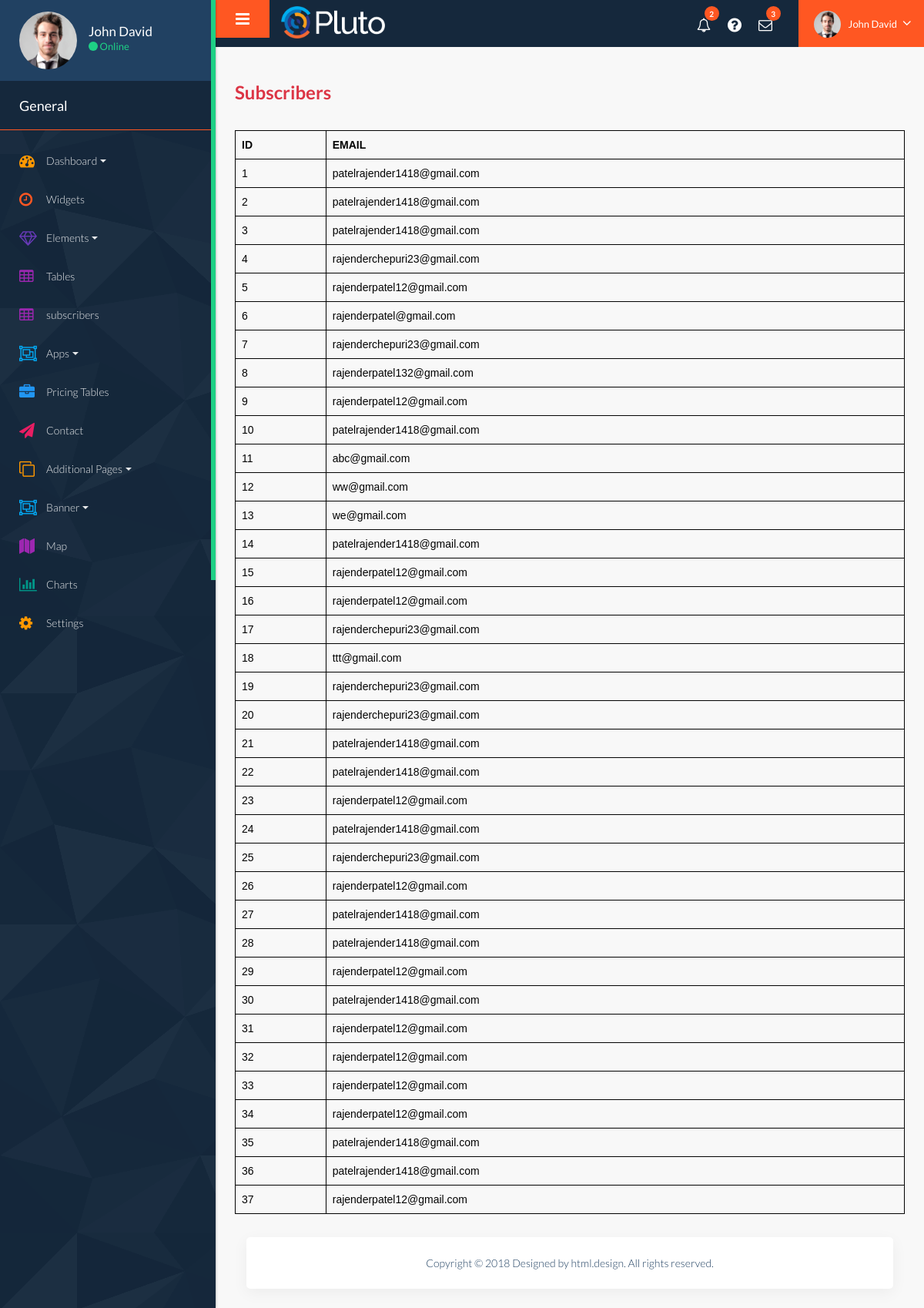
Screenshot of /datawork/subscribers with the database file from the repository.
### datawork/models.py (models this page shows, shortened)
class Subscriber(models.Model):
    email = models.EmailField()

### datawork/views.py (the view)
# urls.py: path('subscribers', views.subscribers, name="subscribers"),
def subscribers(r):
    return render(r, 'private/subscribers.html', {"form": Subscriber.objects.all()})

### markdia_project/template/private/subscribers.html (shortened to what this page needs)
{% extends 'private/base.html'%} {% block content %} {% load static %}
<!DOCTYPE html>
<html>
  <head>
  </head>
  <body>
    <br />
    <h2 class="text-danger">Subscribers</h2>
    <br />
    <table>
      <tr>
        <th>ID</th>
        <th>EMAIL</th>
      </tr>
      {% for S in form %}
      <tr>
        <td>{{S.id}}</td>
        <td>{{S.email}}</td>
      </tr>
      {% endfor %}
    </table>
  </body>
</html>
{% endblock %}

### markdia_project/template/private/base.html (shortened to what this page needs)
<!DOCTYPE html>
<html lang="en">
  {% load static %}
  <head>
    <link
      rel="stylesheet"
      href="{% static 'private/css/bootstrap.min.css' %}"
    />
    <link rel="stylesheet" href="{% static 'private/style.css' %}" />
    <link rel="stylesheet" href="{% static 'private/css/responsive.css' %}" />
    <link rel="stylesheet" href="{% static 'private/css/colors.css' %}" />
    <link
      rel="stylesheet"
      href="{% static 'private/css/bootstrap-select.css' %}"
    />
    <link
      rel="stylesheet"
      href="{% static 'private/css/perfect-scrollbar.css' %}"
    />
    <link rel="stylesheet" href="{% static 'private/css/custom.css' %}" />
    <link rel="stylesheet" href="{% static 'private/js/semantic.min.css' %}" />
  </head>
  <body class="inner_page map">
    <div class="full_container">
      <div class="inner_container">
        <nav id="sidebar">
          <div class="sidebar_blog_1">
            <div class="sidebar_user_info">
              <div class="user_profle_side">
                <div class="user_img">
                  <img
                    class="img-responsive"
                    src="{% static 'private/images/layout_img/user_img.jpg' %}"
                    alt="#"
                  />
                </div>
                <div class="user_info">
                  <h6>John David</h6>
                  <p><span class="online_animation"></span> Online</p>
                </div>
              </div>
            </div>
          </div>
          <div class="sidebar_blog_2">
            <h4>General</h4>
            <ul class="list-unstyled components">
              <li class="active">
                <a
                  href="#dashboard"
                  data-toggle="collapse"
                  aria-expanded="false"
                  class="dropdown-toggle"
                  ><i class="fa fa-dashboard yellow_color"></i>
                  <span>Dashboard</span></a
                >
              </li>
              <li>
                <a href="{% url 'widgets' %}"
                  ><i class="fa fa-clock-o orange_color"></i>
                  <span>Widgets</span></a
                >
              </li>
              <li>
                <a
                  href="#element"
                  data-toggle="collapse"
                  aria-expanded="false"
                  class="dropdown-toggle"
                  ><i class="fa fa-diamond purple_color"></i>
                  <span>Elements</span></a
                >
              </li>
              <li>
                <a href="{% url 'tables' %}"
                  ><i class="fa fa-table purple_color2"></i>
                  <span>Tables</span></a
                >
              </li>
              <li>
                <a href="{% url 'subscribers' %}"
                  ><i class="fa fa-table purple_color2"></i>
                  <span>subscribers</span></a
                >
              </li>
              <li>
                <a
                  href="#apps"
                  data-toggle="collapse"
                  aria-expanded="false"
                  class="dropdown-toggle"
                  ><i class="fa fa-object-group blue2_color"></i>
                  <span>Apps</span></a
                >
              </li>
              <li>
                <a href="{% url 'price' %}"
                  ><i class="fa fa-briefcase blue1_color"></i>
                  <span>Pricing Tables</span></a
                >
              </li>
              <li>
                <a href="{% url 'contact' %}">
                  <i class="fa fa-paper-plane red_color"></i>
                  <span>Contact</span></a
                >
              </li>
              <li class="active">
                <a
                  href="#additional_page"
                  data-toggle="collapse"
                  aria-expanded="false"
                  class="dropdown-toggle"
                  ><i class="fa fa-clone yellow_color"></i>
                  <span>Additional Pages</span></a
                >
              </li>
            <li>
              <a
                href="#banner"
                data-toggle="collapse"
                aria-expanded="false"
                class="dropdown-toggle"
                ><i class="fa fa-object-group blue2_color"></i>
                <span>Banner</span></a
              >
            </li>
              <li>
                <a href="{% url 'map' %}"
                  ><i class="fa fa-map purple_color2"></i> <span>Map</span></a
                >
              </li>
              <li>
                <a href="{% url 'charts' %}"
                  ><i class="fa fa-bar-chart-o green_color"></i>
                  <span>Charts</span></a
                >
              </li>
              <li>
                <a href="{% url 'settings' %}"
                  ><i class="fa fa-cog yellow_color"></i>
                  <span>Settings</span></a
                >
              </li>
            </ul>
          </div>
        </nav>
        <div id="content">
          <div class="topbar">
            <nav class="navbar navbar-expand-lg navbar-light">
              <div class="full">
                <button
                  type="button"
                  id="sidebarCollapse"
                  class="sidebar_toggle"
                >
                  <i class="fa fa-bars"></i>
                </button>
                <div class="logo_section">
                  <a href="{% url 'index' %}"
                    ><img
                      class="img-responsive"
                      src="{% static 'private/images/logo/logo.png' %}"
                      alt="#"
                  /></a>
                </div>
                <div class="right_topbar">
                  <div class="icon_info">
                    <ul>
                      <li>
                        <a href="#"
                          ><i class="fa fa-bell-o"></i
                          ><span class="badge">2</span></a
                        >
                      </li>
                      <li>
                        <a href="#"><i class="fa fa-question-circle"></i></a>
                      </li>
                      <li>
                        <a href="{% url 'email' %}"
                          ><i class="fa fa-envelope-o"></i
                          ><span class="badge">3</span></a
                        >
                      </li>
                    </ul>
                    <ul class="user_profile_dd">
                      <li>
                        <a class="dropdown-toggle" data-toggle="dropdown"
                          ><img
                            class="img-responsive rounded-circle"
                            src="{% static 'private/images/layout_img/user_img.jpg' %}"
                            alt="#"
                          /><span class="name_user">John David</span></a
                        >
                      </li>
                    </ul>
                  </div>
                </div>
              </div>
            </nav>
          </div>
{% block content %}
{% endblock %}
           <div class="container-fluid">
            <div class="footer">
              <p>
                Copyright © 2018 Designed by html.design. All rights reserved.
              </p>
            </div>
          </div>
        </div>
      </div>
    </div>
</body>
</html>

### datawork/static/private/css/perfect-scrollbar.css (style rules this page uses)
.ps { overflow: hidden !important; overflow-anchor: none; -ms-overflow-style: none; touch-action: auto; -ms-touch-action: auto; }

### markdia_project/template/private/subscribers.html (style rules this page uses)
table { font-family: arial, sans-serif; border-collapse: collapse; width: 100%; color: #030303; }
td, th { border: 1px solid #030303; text-align: left; padding: 8px; }

### rows the page displays
Subscriber: id "1", email "patelrajender1418@gmail.com"
Subscriber: id "2", email "patelrajender1418@gmail.com"
Subscriber: id "3", email "patelrajender1418@gmail.com"
Subscriber: id "4", email "rajenderchepuri23@gmail.com"
Subscriber: id "5", email "rajenderpatel12@gmail.com"
Subscriber: id "6", email "rajenderpatel@gmail.com"
Subscriber: id "7", email "rajenderchepuri23@gmail.com"
Subscriber: id "8", email "rajenderpatel132@gmail.com"
Subscriber: id "9", email "rajenderpatel12@gmail.com"
Subscriber: id "10", email "patelrajender1418@gmail.com"
Subscriber: id "11", email "abc@gmail.com"
Subscriber: id "12", email "ww@gmail.com"
Subscriber: id "13", email "we@gmail.com"
Subscriber: id "14", email "patelrajender1418@gmail.com"
Subscriber: id "15", email "rajenderpatel12@gmail.com"
Subscriber: id "16", email "rajenderpatel12@gmail.com"
Subscriber: id "17", email "rajenderchepuri23@gmail.com"
Subscriber: id "18", email "ttt@gmail.com"
Subscriber: id "19", email "rajenderchepuri23@gmail.com"
Subscriber: id "20", email "rajenderchepuri23@gmail.com"
Subscriber: id "21", email "patelrajender1418@gmail.com"
Subscriber: id "22", email "patelrajender1418@gmail.com"
Subscriber: id "23", email "rajenderpatel12@gmail.com"
Subscriber: id "24", email "patelrajender1418@gmail.com"
Subscriber: id "25", email "rajenderchepuri23@gmail.com"
Subscriber: id "26", email "rajenderpatel12@gmail.com"
Subscriber: id "27", email "patelrajender1418@gmail.com"
Subscriber: id "28", email "patelrajender1418@gmail.com"
Subscriber: id "29", email "rajenderpatel12@gmail.com"
Subscriber: id "30", email "patelrajender1418@gmail.com"
Subscriber: id "31", email "rajenderpatel12@gmail.com"
Subscriber: id "32", email "rajenderpatel12@gmail.com"
Subscriber: id "33", email "rajenderpatel12@gmail.com"
Subscriber: id "34", email "rajenderpatel12@gmail.com"
Subscriber: id "35", email "patelrajender1418@gmail.com"
Subscriber: id "36", email "patelrajender1418@gmail.com"
Subscriber: id "37", email "rajenderpatel12@gmail.com"
